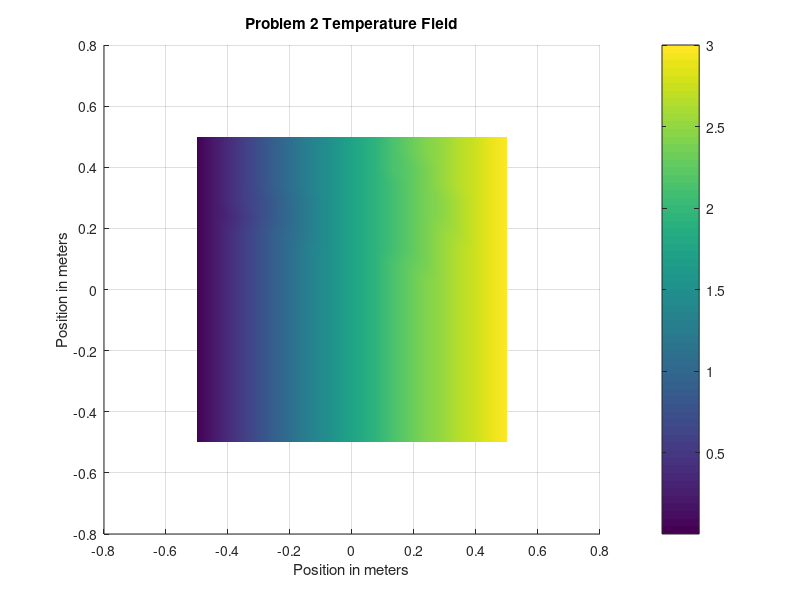

Recreate this plot in MATLAB. (Note: this script raises an error after producing the figure.)
clc;
clear;

nodes = [ -0.50,         -0.50;
           0.00,         -0.50;
           0.50,         -0.50;
          -0.50,          0.00;
           0.00,          0.00;
           0.50,          0.00;
          -0.50,          0.50;
           0.00,          0.50;
           0.50,          0.50;
          -0.25,         -0.50;
           0.00,         -0.25;
          -0.25,          0.00;
          -0.50,         -0.25;
           0.25,         -0.50;
           0.50,         -0.25;
           0.25,          0.00;
           0.00,          0.25;
          -0.25,          0.50;
          -0.50,          0.25;
           0.50,          0.25;
           0.25,          0.50 ];

elements = [  1,  2,  5,  4, 10, 11, 12, 13;
              2,  3,  6,  5, 14, 15, 16, 11;
              4,  5,  8,  7, 12, 17, 18, 19;
              5,  6,  9,  8, 16, 20, 21, 17 ];
%-------------------------------------------------------------------------%
%                ME 489 Introduction to Finite Element Analysis           %
%                        Project function template                        %
%                                                                         %
% Note: 1) Use this function as a starting point for your code            %
%       2) Make sure all other functions that you need to run your code   %
%          are called from here. When the code is tested only this        %
%          function will be run.                                          %
%-------------------------------------------------------------------------%

% Problem 2:
NBC_flag = 1;
k = 1;
s = 2;
gamma_T = [1,4,8;0,0,0;1,4,8;0,0,0]; %local node number for Dirichlet BC (0s if this element not applicable)
T_bar = [0,-1,0,-1]; %temp for Dirichlet BC (-1 if this element not applicable)
J_det_NBC = 0.5/2; %NBC
q = -2; %NBC
% eta = 0; %temp value
% N_NBC = [0,-0.25*(1+1)*(1-eta)*(1-1+eta),-0.25*(1+1)*(1+eta)*(1-1-eta),0,0,0.5*(1+1)*(1-eta)*(1+eta),0,0];
NBC_elem = [0,1,0,1]; %enable value for element that has NBC
n_qp_NBC = 2;
qp_coord_NBC = [1,1/sqrt(3);1,-1/sqrt(3)];

%% program

%init
n_el = size(elements);
n_el = n_el(1); %number of elements
n_node = size(elements);
n_node = n_node(2); %number of nodes in one elements
n_qp = 4; %4-point quadrature
qp_coord = [-1/sqrt(3),-1/sqrt(3);1/sqrt(3),-1/sqrt(3);
    1/sqrt(3),1/sqrt(3);-1/sqrt(3),1/sqrt(3)];%quadrature point coordinates
C = 10^5;
K_g = zeros(max(max(elements)));
f_g = zeros(max(max(elements)),1);

%FEA code
tic
for el = 1:n_el %for number of elements
    % zero out K_el, f_el_omega, f_el_gamma
    K_el = zeros(n_node);
    f_el_omega = zeros(n_node,1);
    f_el_gamma = zeros(n_node,1);
    
    % construct local K and f
    for qp = 1:n_qp %for number of quadrature point
        xi = qp_coord(qp,1); %get current xi
        eta = qp_coord(qp,2); %get current eta
        %get N and delta N matrix
        N_e = [-0.25*(1-xi)*(1-eta)*(1+xi+eta),-0.25*(1+xi)*(1-eta)*(1-xi+eta),-0.25*(1+xi)*(1+eta)*(1-xi-eta),-0.25*(1-xi)*(1+eta)*(1+xi-eta),0.5*(1-xi)*(1+xi)*(1-eta),0.5*(1+xi)*(1-eta)*(1+eta),0.5*(1-xi)*(1+xi)*(1+eta),0.5*(1-xi)*(1-eta)*(1+eta)];
        delta_N_e = [-0.25*(1-eta)*(-2*xi-eta),-0.25*(1-eta)*(eta-2*xi),-0.25*(1+eta)*(-2*xi-eta),-0.25*(1+eta)*(eta-2*xi),-xi*(1-eta),0.5*(1-eta)*(1+eta),-xi*(eta+1),-0.5*(1-eta)*(1+eta);
            -0.25*(1-xi)*(-xi-2*eta),-0.25*(1+xi)*(xi-2*eta),-0.25*(1+xi)*(-xi-2*eta),-0.25*(1-xi)*(xi-2*eta),-0.5*(1-xi)*(1+xi),-eta*(xi+1),0.5*(1-xi)*(1+xi),-eta*(-xi+1)];
        %get J
        P = [nodes(elements(el,1),1),nodes(elements(el,1),2);
            nodes(elements(el,2),1),nodes(elements(el,2),2);
            nodes(elements(el,3),1),nodes(elements(el,3),2);
            nodes(elements(el,4),1),nodes(elements(el,4),2);
            nodes(elements(el,5),1),nodes(elements(el,5),2);
            nodes(elements(el,6),1),nodes(elements(el,6),2);
            nodes(elements(el,7),1),nodes(elements(el,7),2);
            nodes(elements(el,8),1),nodes(elements(el,8),2)];
        J = delta_N_e * P;
        J_inverse = inv(J);
        J_det = det(J);
        for i = 1:n_node 
            for j = 1:n_node
                K_el(i,j) = K_el(i,j)+k*transpose(J_inverse*[delta_N_e(1,i);delta_N_e(2,i)])*(J_inverse*[delta_N_e(1,j);delta_N_e(2,j)])*J_det;
            end
            f_el_omega(i) = f_el_omega(i)+s*transpose(N_e(i))*J_det;
        end
    end
    
    % Apply Neumann BC
    if NBC_flag == 1 % enable when NBC is needed
        if NBC_elem(el) == 1
            for qp = 1:n_qp_NBC  %for number of quadrature point
                xi = qp_coord_NBC(qp,1); %get current xi
                eta = qp_coord_NBC(qp,2); %get current eta
                N_e_NBC = [-0.25*(1-xi)*(1-eta)*(1+xi+eta),-0.25*(1+xi)*(1-eta)*(1-xi+eta),-0.25*(1+xi)*(1+eta)*(1-xi-eta),-0.25*(1-xi)*(1+eta)*(1+xi-eta),0.5*(1-xi)*(1+xi)*(1-eta),0.5*(1+xi)*(1-eta)*(1+eta),0.5*(1-xi)*(1+xi)*(1+eta),0.5*(1-xi)*(1-eta)*(1+eta)];
                for i = 1:n_node
                    f_el_gamma(i) = f_el_gamma(i) - q*N_e_NBC(i)*J_det_NBC;
                end
            end
        end
    end
    
    % Apply Dirichlet BC
    for i = gamma_T(el,:)
        if i ~= 0
            K_el(i,i) = C;
            f_el_omega(i) = C * T_bar(el);
        end
    end
    
    % Construct Global K and f
    K_g(elements(el,:),elements(el,:)) = K_g(elements(el,:),elements(el,:)) + K_el;
    f_g(elements(el,:)) = f_g(elements(el,:)) + f_el_omega + f_el_gamma;
    
end %end el = 1:n_el

% solve for T matrix
opts.SYM = true;
T = linsolve(K_g, f_g, opts);

% solve for heat flux q
q = zeros(2,n_el*n_qp);
x_qp = zeros(1,n_el*n_qp);
y_qp = zeros(1,n_el*n_qp);
index = 1;
for el = 1:n_el %for number of elements
    for qp = 1:n_qp %for number of quadrature point
        T_el = [T(elements(el,1));T(elements(el,2));T(elements(el,3));T(elements(el,4));
            T(elements(el,5));T(elements(el,6));T(elements(el,7));T(elements(el,8))];
        X_el = [nodes(elements(el,1),1);nodes(elements(el,2),1);nodes(elements(el,3),1);nodes(elements(el,4),1);
            nodes(elements(el,5),1);nodes(elements(el,6),1);nodes(elements(el,7),1);nodes(elements(el,8),1)];
        Y_el = [nodes(elements(el,1),2);nodes(elements(el,2),2);nodes(elements(el,3),2);nodes(elements(el,4),2);
            nodes(elements(el,5),2);nodes(elements(el,6),2);nodes(elements(el,7),2);nodes(elements(el,8),2)];
        xi = qp_coord(qp,1); %get current xi
        eta = qp_coord(qp,2); %get current eta
        delta_N_e = [-0.25*(1-eta)*(-2*xi-eta),-0.25*(1-eta)*(eta-2*xi),-0.25*(1+eta)*(-2*xi-eta),-0.25*(1+eta)*(eta-2*xi),-xi*(1-eta),0.5*(1-eta)*(1+eta),-xi*(eta+1),-0.5*(1-eta)*(1+eta);
            -0.25*(1-xi)*(-xi-2*eta),-0.25*(1+xi)*(xi-2*eta),-0.25*(1+xi)*(-xi-2*eta),-0.25*(1-xi)*(xi-2*eta),-0.5*(1-xi)*(1+xi),-eta*(xi+1),0.5*(1-xi)*(1+xi),-eta*(-xi+1)];
        %get J
        P = [nodes(elements(el,1),1),nodes(elements(el,1),2);
            nodes(elements(el,2),1),nodes(elements(el,2),2);
            nodes(elements(el,3),1),nodes(elements(el,3),2);
            nodes(elements(el,4),1),nodes(elements(el,4),2);
            nodes(elements(el,5),1),nodes(elements(el,5),2);
            nodes(elements(el,6),1),nodes(elements(el,6),2);
            nodes(elements(el,7),1),nodes(elements(el,7),2);
            nodes(elements(el,8),1),nodes(elements(el,8),2)];
        J = delta_N_e * P;
        J_inverse = inv(J);
        B = J_inverse*[-0.25*(1-eta)*(-2*xi-eta),-0.25*(1-eta)*(eta-2*xi),-0.25*(1+eta)*(-2*xi-eta),-0.25*(1+eta)*(eta-2*xi),-xi*(1-eta),0.5*(1-eta)*(1+eta),-xi*(eta+1),-0.5*(1-eta)*(1+eta);
                -0.25*(1-xi)*(-xi-2*eta),-0.25*(1+xi)*(xi-2*eta),-0.25*(1+xi)*(-xi-2*eta),-0.25*(1-xi)*(xi-2*eta),-0.5*(1-xi)*(1+xi),-eta*(xi+1),0.5*(1-xi)*(1+xi),-eta*(-xi+1)];
        N = [-0.25*(1-xi)*(1-eta)*(1+xi+eta),-0.25*(1+xi)*(1-eta)*(1-xi+eta),-0.25*(1+xi)*(1+eta)*(1-xi-eta),-0.25*(1-xi)*(1+eta)*(1+xi-eta),0.5*(1-xi)*(1+xi)*(1-eta),0.5*(1+xi)*(1-eta)*(1+eta),0.5*(1-xi)*(1+xi)*(1+eta),0.5*(1-xi)*(1-eta)*(1+eta)];
        q(:,index) = B * T_el*-k;
        x_qp(index) = N * X_el;
        y_qp(index) = N * Y_el;
        index = index+1;
    end
end
toc

%% Graphs and Plots 
[Xmg,Ymg] = meshgrid(linspace(-0.5,0.5,20),linspace(-0.5,0.5,20));
[Xq,Yq,Tq] = griddata(nodes(:,1),nodes(:,2),T,Xmg,Ymg);

figure('Name','Problem 2 Temperature Field','NumberTitle','off')
surf(Xq,Yq,zeros(size(Xq)),Tq)
view(2)
shading interp
a=colorbar;
title('Problem 2 Temperature Field')
xlabel('Position in meters')
ylabel('Position in meters')
a.Label.String = 'Temperature';

figure('Name','Problem 2 Heat Flux','NumberTitle','off')
quiver(x_qp,y_qp,q(1,:),q(2,:))
hold on
scatter(x_qp,y_qp)
title('Problem 2 Heat Flux')
xlabel('Position in meters')
ylabel('Position in meters')
hold off
    
